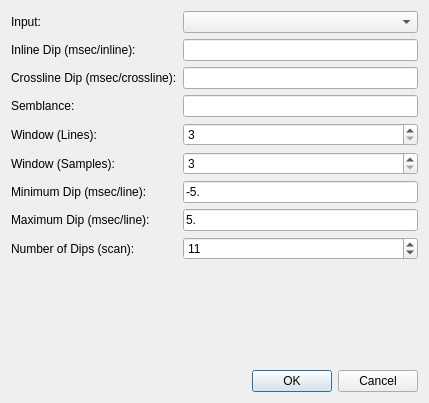
<?xml version="1.0" encoding="UTF-8"?>
<ui version="4.0">
 <class>DipScanDialog</class>
 <widget class="QDialog" name="DipScanDialog">
  <property name="geometry">
   <rect>
    <x>0</x>
    <y>0</y>
    <width>429</width>
    <height>403</height>
   </rect>
  </property>
  <property name="windowTitle">
   <string>Grid Math</string>
  </property>
  <layout class="QVBoxLayout" name="verticalLayout">
   <item>
    <layout class="QGridLayout" name="gridLayout">
     <item row="7" column="0">
      <widget class="QLabel" name="label_7">
       <property name="text">
        <string>Maximum Dip (msec/line):</string>
       </property>
      </widget>
     </item>
     <item row="0" column="0">
      <widget class="QLabel" name="label_5">
       <property name="text">
        <string>Input:</string>
       </property>
      </widget>
     </item>
     <item row="0" column="1">
      <widget class="QComboBox" name="cbInput">
       <property name="minimumSize">
        <size>
         <width>200</width>
         <height>0</height>
        </size>
       </property>
      </widget>
     </item>
     <item row="1" column="0">
      <widget class="QLabel" name="label">
       <property name="text">
        <string>Inline Dip (msec/inline):</string>
       </property>
      </widget>
     </item>
     <item row="1" column="1">
      <widget class="QLineEdit" name="leIlineDip"/>
     </item>
     <item row="2" column="0">
      <widget class="QLabel" name="label_2">
       <property name="text">
        <string>Crossline Dip (msec/crossline):</string>
       </property>
      </widget>
     </item>
     <item row="2" column="1">
      <widget class="QLineEdit" name="leXlineDip"/>
     </item>
     <item row="5" column="0">
      <widget class="QLabel" name="label_4">
       <property name="text">
        <string>Window (Samples):</string>
       </property>
      </widget>
     </item>
     <item row="5" column="1">
      <widget class="QSpinBox" name="sbWindowSamples">
       <property name="minimum">
        <number>3</number>
       </property>
       <property name="singleStep">
        <number>2</number>
       </property>
       <property name="value">
        <number>3</number>
       </property>
      </widget>
     </item>
     <item row="4" column="0">
      <widget class="QLabel" name="label_3">
       <property name="text">
        <string>Window (Lines):</string>
       </property>
      </widget>
     </item>
     <item row="4" column="1">
      <widget class="QSpinBox" name="sbWindowLines">
       <property name="minimum">
        <number>3</number>
       </property>
      </widget>
     </item>
     <item row="8" column="0">
      <widget class="QLabel" name="label_8">
       <property name="text">
        <string>Number of Dips (scan):</string>
       </property>
      </widget>
     </item>
     <item row="8" column="1">
      <widget class="QSpinBox" name="sbNumDips">
       <property name="minimum">
        <number>1</number>
       </property>
       <property name="maximum">
        <number>1001</number>
       </property>
       <property name="value">
        <number>11</number>
       </property>
      </widget>
     </item>
     <item row="6" column="1">
      <widget class="QLineEdit" name="leMinDip">
       <property name="text">
        <string>-5.</string>
       </property>
      </widget>
     </item>
     <item row="7" column="1">
      <widget class="QLineEdit" name="leMaxDip">
       <property name="text">
        <string>5.</string>
       </property>
      </widget>
     </item>
     <item row="3" column="0">
      <widget class="QLabel" name="label_9">
       <property name="text">
        <string>Semblance:</string>
       </property>
      </widget>
     </item>
     <item row="3" column="1">
      <widget class="QLineEdit" name="leSemblance"/>
     </item>
     <item row="6" column="0">
      <widget class="QLabel" name="label_6">
       <property name="text">
        <string>Minimum Dip (msec/line):</string>
       </property>
      </widget>
     </item>
    </layout>
   </item>
   <item>
    <spacer name="verticalSpacer">
     <property name="orientation">
      <enum>Qt::Vertical</enum>
     </property>
     <property name="sizeHint" stdset="0">
      <size>
       <width>20</width>
       <height>40</height>
      </size>
     </property>
    </spacer>
   </item>
   <item>
    <widget class="QDialogButtonBox" name="buttonBox">
     <property name="orientation">
      <enum>Qt::Horizontal</enum>
     </property>
     <property name="standardButtons">
      <set>QDialogButtonBox::Cancel|QDialogButtonBox::Ok</set>
     </property>
    </widget>
   </item>
  </layout>
 </widget>
 <tabstops>
  <tabstop>cbInput</tabstop>
  <tabstop>leIlineDip</tabstop>
  <tabstop>leXlineDip</tabstop>
  <tabstop>leSemblance</tabstop>
  <tabstop>sbWindowLines</tabstop>
  <tabstop>sbWindowSamples</tabstop>
  <tabstop>leMinDip</tabstop>
  <tabstop>leMaxDip</tabstop>
  <tabstop>sbNumDips</tabstop>
 </tabstops>
 <resources/>
 <connections>
  <connection>
   <sender>buttonBox</sender>
   <signal>accepted()</signal>
   <receiver>DipScanDialog</receiver>
   <slot>accept()</slot>
   <hints>
    <hint type="sourcelabel">
     <x>248</x>
     <y>254</y>
    </hint>
    <hint type="destinationlabel">
     <x>157</x>
     <y>274</y>
    </hint>
   </hints>
  </connection>
  <connection>
   <sender>buttonBox</sender>
   <signal>rejected()</signal>
   <receiver>DipScanDialog</receiver>
   <slot>reject()</slot>
   <hints>
    <hint type="sourcelabel">
     <x>316</x>
     <y>260</y>
    </hint>
    <hint type="destinationlabel">
     <x>286</x>
     <y>274</y>
    </hint>
   </hints>
  </connection>
 </connections>
</ui>
